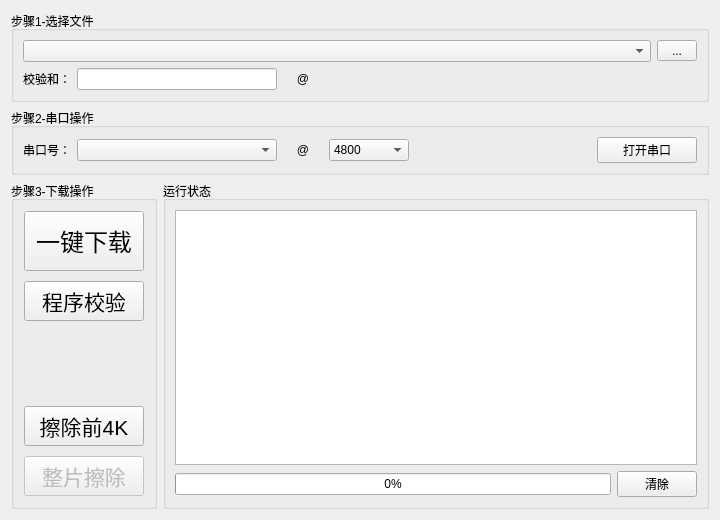
<?xml version="1.0" encoding="UTF-8"?>
<ui version="4.0">
 <author>XIVN1987</author>
 <class>SWMISP</class>
 <widget class="QWidget" name="SWMISP">
  <property name="geometry">
   <rect>
    <x>0</x>
    <y>0</y>
    <width>720</width>
    <height>520</height>
   </rect>
  </property>
  <property name="sizePolicy">
   <sizepolicy hsizetype="Fixed" vsizetype="Fixed">
    <horstretch>0</horstretch>
    <verstretch>0</verstretch>
   </sizepolicy>
  </property>
  <property name="minimumSize">
   <size>
    <width>720</width>
    <height>520</height>
   </size>
  </property>
  <property name="maximumSize">
   <size>
    <width>720</width>
    <height>520</height>
   </size>
  </property>
  <property name="windowTitle">
   <string>Synwit MCU ISP</string>
  </property>
  <property name="windowIcon">
   <iconset>
    <normaloff>Image/serial.ico</normaloff>Image/serial.ico</iconset>
  </property>
  <layout class="QVBoxLayout" name="vLayout">
   <item>
    <widget class="QGroupBox" name="grpFile">
     <property name="styleSheet">
      <string notr="true"/>
     </property>
     <property name="title">
      <string>步骤1-选择文件</string>
     </property>
     <layout class="QVBoxLayout" name="vLayoutF">
      <item>
       <layout class="QHBoxLayout" name="hLayoutF1">
        <item>
         <widget class="QComboBox" name="cmbFile"/>
        </item>
        <item>
         <widget class="QToolButton" name="btnFile">
          <property name="minimumSize">
           <size>
            <width>40</width>
            <height>0</height>
           </size>
          </property>
          <property name="text">
           <string>...</string>
          </property>
         </widget>
        </item>
       </layout>
      </item>
      <item>
       <layout class="QHBoxLayout" name="hLayoutF2">
        <item>
         <widget class="QLabel" name="lblSum">
          <property name="sizePolicy">
           <sizepolicy hsizetype="Fixed" vsizetype="Fixed">
            <horstretch>0</horstretch>
            <verstretch>0</verstretch>
           </sizepolicy>
          </property>
          <property name="text">
           <string>校验和：</string>
          </property>
         </widget>
        </item>
        <item>
         <widget class="QLineEdit" name="linSum">
          <property name="maximumSize">
           <size>
            <width>200</width>
            <height>16777215</height>
           </size>
          </property>
          <property name="readOnly">
           <bool>true</bool>
          </property>
         </widget>
        </item>
        <item>
         <widget class="QLabel" name="label">
          <property name="minimumSize">
           <size>
            <width>40</width>
            <height>0</height>
           </size>
          </property>
          <property name="text">
           <string>@</string>
          </property>
          <property name="alignment">
           <set>Qt::AlignCenter</set>
          </property>
         </widget>
        </item>
        <item>
         <widget class="QLabel" name="lblSize">
          <property name="minimumSize">
           <size>
            <width>100</width>
            <height>0</height>
           </size>
          </property>
          <property name="text">
           <string/>
          </property>
         </widget>
        </item>
        <item>
         <spacer name="hSpacerF">
          <property name="orientation">
           <enum>Qt::Horizontal</enum>
          </property>
          <property name="sizeHint" stdset="0">
           <size>
            <width>40</width>
            <height>20</height>
           </size>
          </property>
         </spacer>
        </item>
       </layout>
      </item>
     </layout>
    </widget>
   </item>
   <item>
    <widget class="QGroupBox" name="grpSer">
     <property name="styleSheet">
      <string notr="true"/>
     </property>
     <property name="title">
      <string>步骤2-串口操作</string>
     </property>
     <layout class="QHBoxLayout" name="hLayoutSer">
      <item>
       <widget class="QLabel" name="lblPort">
        <property name="sizePolicy">
         <sizepolicy hsizetype="Fixed" vsizetype="Fixed">
          <horstretch>0</horstretch>
          <verstretch>0</verstretch>
         </sizepolicy>
        </property>
        <property name="text">
         <string>串口号：</string>
        </property>
       </widget>
      </item>
      <item>
       <widget class="QComboBox" name="cmbPort">
        <property name="sizePolicy">
         <sizepolicy hsizetype="Fixed" vsizetype="Fixed">
          <horstretch>0</horstretch>
          <verstretch>0</verstretch>
         </sizepolicy>
        </property>
        <property name="minimumSize">
         <size>
          <width>200</width>
          <height>0</height>
         </size>
        </property>
        <property name="maximumSize">
         <size>
          <width>200</width>
          <height>16777215</height>
         </size>
        </property>
       </widget>
      </item>
      <item>
       <widget class="QLabel" name="lblBaud">
        <property name="minimumSize">
         <size>
          <width>40</width>
          <height>0</height>
         </size>
        </property>
        <property name="text">
         <string>@</string>
        </property>
        <property name="alignment">
         <set>Qt::AlignCenter</set>
        </property>
       </widget>
      </item>
      <item>
       <widget class="QComboBox" name="cmbBaud">
        <property name="minimumSize">
         <size>
          <width>80</width>
          <height>0</height>
         </size>
        </property>
        <item>
         <property name="text">
          <string>4800</string>
         </property>
        </item>
        <item>
         <property name="text">
          <string>9600</string>
         </property>
        </item>
        <item>
         <property name="text">
          <string>38400</string>
         </property>
        </item>
        <item>
         <property name="text">
          <string>57600</string>
         </property>
        </item>
        <item>
         <property name="text">
          <string>115200</string>
         </property>
        </item>
        <item>
         <property name="text">
          <string>500000</string>
         </property>
        </item>
        <item>
         <property name="text">
          <string>1000000</string>
         </property>
        </item>
        <item>
         <property name="text">
          <string>2000000</string>
         </property>
        </item>
       </widget>
      </item>
      <item>
       <spacer name="hSpacerS">
        <property name="orientation">
         <enum>Qt::Horizontal</enum>
        </property>
        <property name="sizeType">
         <enum>QSizePolicy::Expanding</enum>
        </property>
        <property name="sizeHint" stdset="0">
         <size>
          <width>40</width>
          <height>20</height>
         </size>
        </property>
       </spacer>
      </item>
      <item>
       <widget class="QPushButton" name="btnOpen">
        <property name="sizePolicy">
         <sizepolicy hsizetype="Fixed" vsizetype="Fixed">
          <horstretch>0</horstretch>
          <verstretch>0</verstretch>
         </sizepolicy>
        </property>
        <property name="minimumSize">
         <size>
          <width>100</width>
          <height>0</height>
         </size>
        </property>
        <property name="text">
         <string>打开串口</string>
        </property>
        <property name="checkable">
         <bool>false</bool>
        </property>
       </widget>
      </item>
     </layout>
    </widget>
   </item>
   <item>
    <layout class="QHBoxLayout" name="hLayoutOper">
     <item>
      <widget class="QGroupBox" name="grpOper">
       <property name="styleSheet">
        <string notr="true"/>
       </property>
       <property name="title">
        <string>步骤3-下载操作</string>
       </property>
       <layout class="QVBoxLayout" name="vLayoutO">
        <property name="spacing">
         <number>10</number>
        </property>
        <property name="margin">
         <number>10</number>
        </property>
        <item>
         <widget class="QPushButton" name="btnWrite">
          <property name="sizePolicy">
           <sizepolicy hsizetype="Minimum" vsizetype="Fixed">
            <horstretch>0</horstretch>
            <verstretch>0</verstretch>
           </sizepolicy>
          </property>
          <property name="minimumSize">
           <size>
            <width>120</width>
            <height>60</height>
           </size>
          </property>
          <property name="font">
           <font>
            <family>Agency FB</family>
            <pointsize>18</pointsize>
           </font>
          </property>
          <property name="text">
           <string>一键下载</string>
          </property>
         </widget>
        </item>
        <item>
         <widget class="QPushButton" name="btnCheck">
          <property name="sizePolicy">
           <sizepolicy hsizetype="Preferred" vsizetype="Fixed">
            <horstretch>0</horstretch>
            <verstretch>0</verstretch>
           </sizepolicy>
          </property>
          <property name="minimumSize">
           <size>
            <width>0</width>
            <height>40</height>
           </size>
          </property>
          <property name="font">
           <font>
            <pointsize>16</pointsize>
           </font>
          </property>
          <property name="text">
           <string>程序校验</string>
          </property>
         </widget>
        </item>
        <item>
         <spacer name="vSpacerO">
          <property name="orientation">
           <enum>Qt::Vertical</enum>
          </property>
          <property name="sizeHint" stdset="0">
           <size>
            <width>20</width>
            <height>40</height>
           </size>
          </property>
         </spacer>
        </item>
        <item>
         <widget class="QPushButton" name="btnErase">
          <property name="minimumSize">
           <size>
            <width>0</width>
            <height>40</height>
           </size>
          </property>
          <property name="font">
           <font>
            <pointsize>16</pointsize>
           </font>
          </property>
          <property name="toolTip">
           <string>擦除前4K</string>
          </property>
          <property name="text">
           <string>擦除前4K</string>
          </property>
         </widget>
        </item>
        <item>
         <widget class="QPushButton" name="btnERASE">
          <property name="enabled">
           <bool>false</bool>
          </property>
          <property name="minimumSize">
           <size>
            <width>0</width>
            <height>40</height>
           </size>
          </property>
          <property name="font">
           <font>
            <family>Agency FB</family>
            <pointsize>16</pointsize>
           </font>
          </property>
          <property name="text">
           <string>整片擦除</string>
          </property>
         </widget>
        </item>
       </layout>
      </widget>
     </item>
     <item>
      <widget class="QGroupBox" name="grpStat">
       <property name="title">
        <string>运行状态</string>
       </property>
       <layout class="QVBoxLayout" name="vLayoutS">
        <item>
         <widget class="QTextEdit" name="txtStat">
          <property name="frameShadow">
           <enum>QFrame::Sunken</enum>
          </property>
          <property name="textInteractionFlags">
           <set>Qt::TextSelectableByKeyboard|Qt::TextSelectableByMouse</set>
          </property>
         </widget>
        </item>
        <item>
         <layout class="QHBoxLayout" name="hLayoutS">
          <item>
           <widget class="QProgressBar" name="barProg">
            <property name="value">
             <number>0</number>
            </property>
           </widget>
          </item>
          <item>
           <widget class="QPushButton" name="btnClear">
            <property name="sizePolicy">
             <sizepolicy hsizetype="Fixed" vsizetype="Fixed">
              <horstretch>0</horstretch>
              <verstretch>0</verstretch>
             </sizepolicy>
            </property>
            <property name="minimumSize">
             <size>
              <width>80</width>
              <height>0</height>
             </size>
            </property>
            <property name="text">
             <string>清除</string>
            </property>
           </widget>
          </item>
         </layout>
        </item>
       </layout>
      </widget>
     </item>
    </layout>
   </item>
  </layout>
 </widget>
 <resources/>
 <connections/>
</ui>
